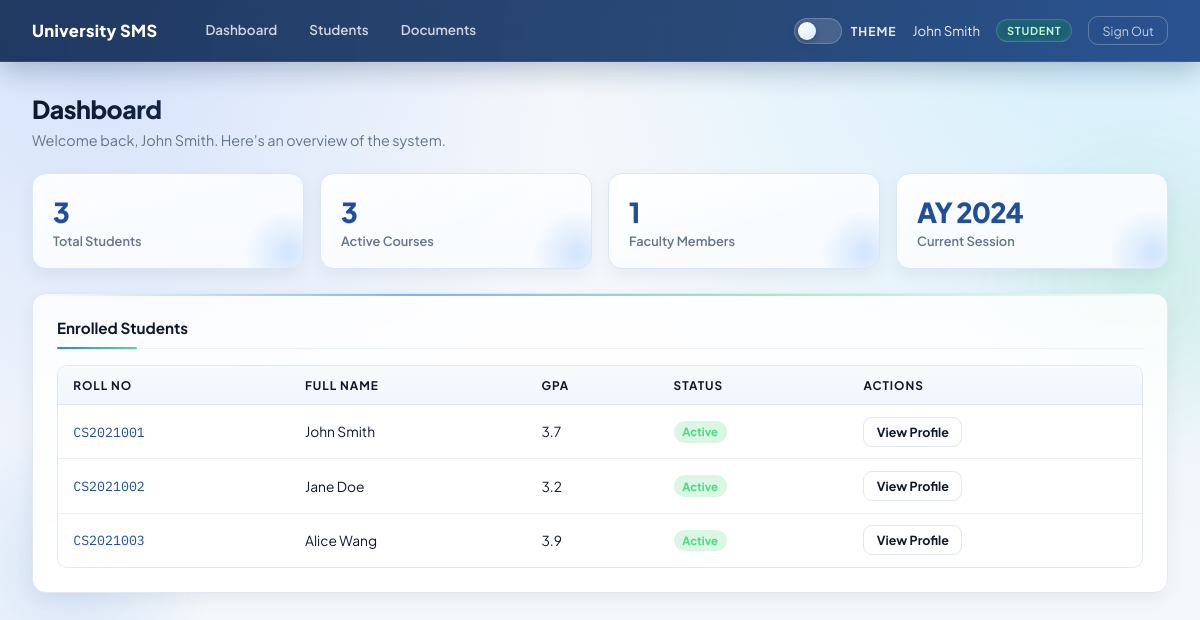
/dashboard (signed in), run on the app's committed database.
### tables this page shows
CREATE TABLE students (
                id          INTEGER PRIMARY KEY AUTOINCREMENT,
                user_id     INTEGER,
                roll_no     TEXT UNIQUE,
                full_name   TEXT,
                dob         TEXT,
                address     TEXT,
                phone       TEXT,
                national_id TEXT,                 -- VULN-07: PII stored unencrypted
                gpa         REAL DEFAULT 0.0,
                financial_aid TEXT
            );

### app.py (the view)
@app.route("/dashboard")
@login_required
def dashboard():
    db = get_db()
    students = db.execute("SELECT * FROM students").fetchall()
    return render_template("dashboard.html",
                           user=session,
                           role=session.get("role"),
                           students=students)

### app.py (called while the page is built)
def login_required(f):
    @wraps(f)
    def decorated(*args, **kwargs):
        if "user_id" not in session:
            return redirect(url_for("login"))
        return f(*args, **kwargs)
    return decorated

def get_db():
    db = getattr(g, "_database", None)
    if db is None:
        db = g._database = sqlite3.connect(DATABASE)
        db.row_factory = sqlite3.Row
    return db

@app.teardown_appcontext
def close_connection(exception):
    db = getattr(g, "_database", None)
    if db is not None:
        db.close()

### templates/dashboard.html (shortened to what this page needs)
{% extends "base.html" %}
{% block content %}
<div class="page-header">
  <h1>Dashboard</h1>
  <p>Welcome back, {{ session.full_name or session.username }}. Here's an overview of the system.</p>
</div>
<div class="stats-grid">
  <div class="stat-box">
    <div class="stat-val">{{ students|length }}</div>
    <div class="stat-label">Total Students</div>
  </div>
  <div class="stat-box">
    <div class="stat-val">3</div>
    <div class="stat-label">Active Courses</div>
  </div>
  <div class="stat-box">
    <div class="stat-val">1</div>
    <div class="stat-label">Faculty Members</div>
  </div>
  <div class="stat-box">
    <div class="stat-val">AY 2024</div>
    <div class="stat-label">Current Session</div>
  </div>
</div>
<div class="card">
  <div class="card-title">Enrolled Students</div>
  <div class="table-wrap">
    <table>
      <thead>
        <tr>
          <th>Roll No</th>
          <th>Full Name</th>
          <th>GPA</th>
          <th>Status</th>
          <th>Actions</th>
        </tr>
      </thead>
      <tbody>
        {% for s in students %}
        <tr>
          <td><span class="mono-sm text-brand">{{ s['roll_no'] }}</span></td>
          <td>{{ s['full_name'] | safe }}</td>
          <td>{{ s['gpa'] }}</td>
          <td><span class="badge badge-green">Active</span></td>
          <td>
            <a href="/student/{{ s['id'] }}" class="btn btn-outline btn-sm">View Profile</a>
          </td>
        </tr>
        {% endfor %}
      </tbody>
    </table>
  </div>
</div>
{% endblock %}

### templates/base.html (shortened to what this page needs)
<!DOCTYPE html>
<html lang="en">
<head>
</head>
<body>
<div class="site-shell">
  <nav>
    <span class="nav-brand">University SMS</span>
    <div class="nav-links">
      <a href="/dashboard">Dashboard</a>
      <a href="/search">Students</a>
      <a href="/upload">Documents</a>
    </div>
    <div class="nav-right">
      <label class="theme-switch" for="theme-toggle" title="Toggle theme">
        <span class="theme-switch-track">
          <span class="theme-switch-thumb"></span>
        </span>
        <span class="theme-switch-label">Theme</span>
      </label>
      <span class="nav-user-name">{{ session.full_name or session.username }}</span>
      <span class="role-chip chip-{{ session.role }}">{{ session.role }}</span>
      <a class="btn-logout" href="/logout">Sign Out</a>
    </div>
  </nav>
  <main>
    {% block content %}{% endblock %}
  </main>
  </div>
</body>
</html>

### data on the page
students: full_name "John Smith", roll_no "CS2021001", gpa "3.7"
students: roll_no "CS2021002", full_name "Jane Doe", gpa "3.2"
students: roll_no "CS2021003", full_name "Alice Wang", gpa "3.9"

### other printed values
{{ session.role }} "STUDENT"
{{ students|length }} "3"
